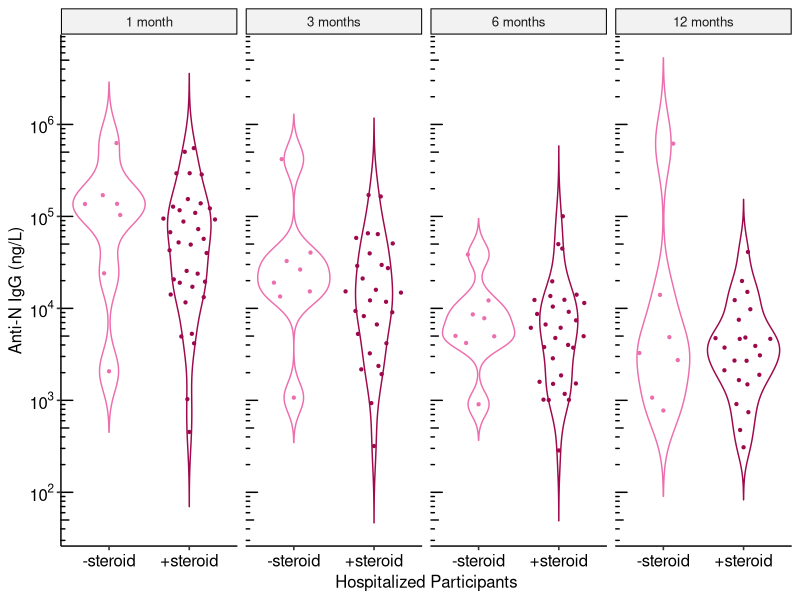
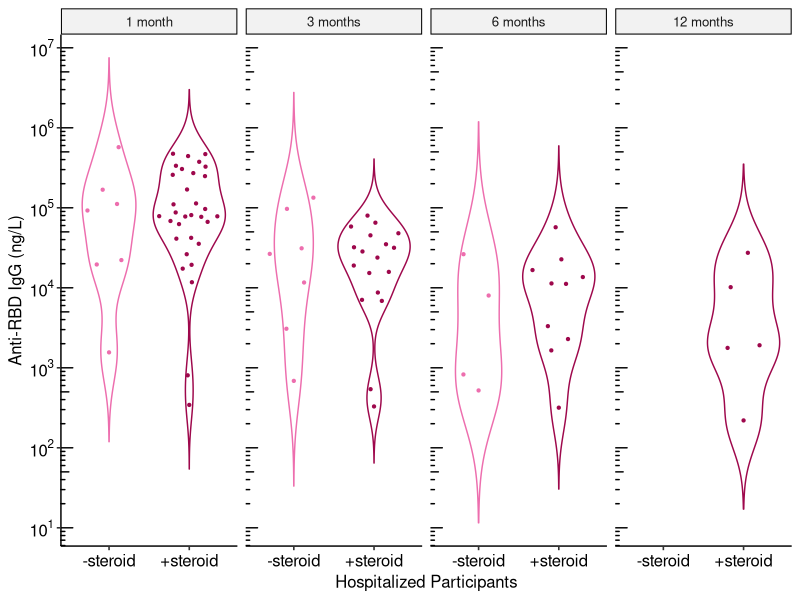
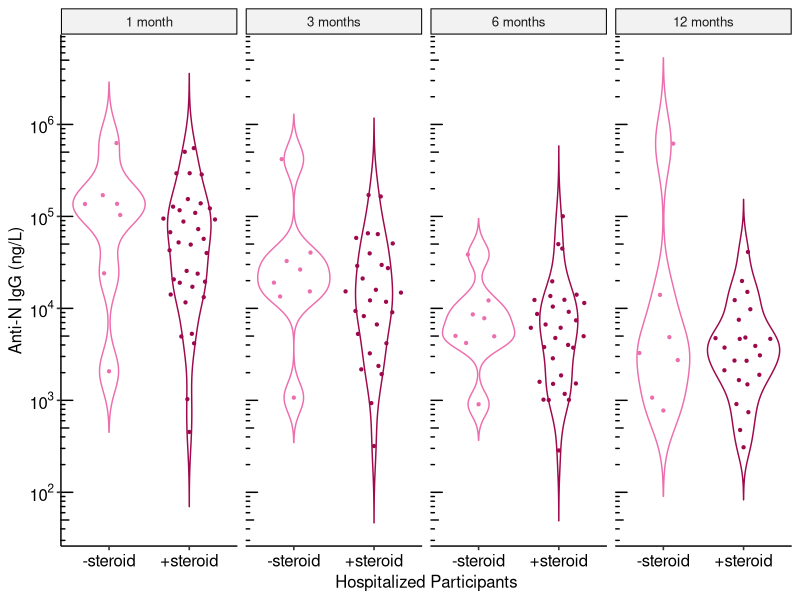
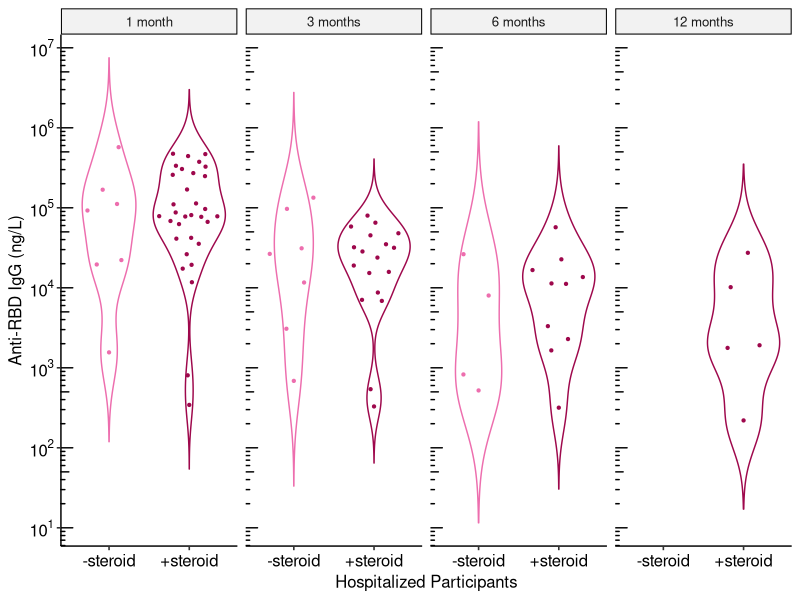

Write R code to recreate these figures, in order. (Note: this script raises an error after producing the figures.)
## ---- chunk 1
library(tidyverse)
library(ggpubr)
library(ggbeeswarm)
## ---- chunk 2
setwd('/stor/work/Ehrlich_COVID19/analysis/APH')
combined_df_annotated <- read_csv('./data/combined_df_annotated_2023-05-09.csv')
combined_df_annotated$peak_severity  <- factor(combined_df_annotated$peak_severity,
                                               levels = c("Control",
                                                          "Asymptomatic",
                                                          "Mild", 
                                                          "Severe",
                                                          "Critical"))

steroid_status <- c("+steroid" = "#9e084c",
                    "-steroid" = "#ed6eae")

output_dir <- "../output/"

## ---- chunk 3

## filter for non-reinfected and severe/critical only (drop other factor levels)
data <- combined_df_annotated %>% 
  filter(re_infection == FALSE, 
         !(peak_severity %in% c("Control","Asymptomatic","Mild")))
data$peak_severity <- droplevels(data$peak_severity)

timepoints = c(1,3,6,12)

## ---- chunk 4
## Initialize a data frame to store sample size information
sample_sizes <- data.frame(
  Target = character(),
  Month = character(),
  Peak_Severity = character(),
  Sample_Size = integer(),
  stringsAsFactors = FALSE
)

## List to store plots
fig.list <- list()

## New facet label names for 'month' variable
month.labs <- c("1 month", "3 months", "6 months", "12 months")
names(month.labs) <- c("1", "3", "6", "12")

## Loop through each target to create violin plots with sub-violins for severity
for (target in unique(data$assay)) {
  active_data <- data %>% 
    filter(month %in% timepoints) %>% 
    filter(assay == target)

  ## Filter out samples after vaccination for 'rbd'
  if (target == "rbd") {
    active_data <- active_data %>% 
      filter(collection_before_vax1 == TRUE)
  }
  
  ## calc sample size
  panel_sample_sizes <- active_data %>%
  group_by(month, immunosuppression_med_reviewed) %>%
  dplyr::summarize(Sample_Size = n(), .groups = 'drop') %>%
  mutate(Target = target)
sample_sizes <- rbind(sample_sizes, panel_sample_sizes)

  ## Create the violin plot with sub-violins for each severity group
  p <- active_data %>% 
    mutate(steroid = 
             ifelse(immunosuppression_med_reviewed == TRUE, "+steroid", "-steroid")) %>% 
    ggplot(aes(x = steroid, y = abs_conc_excel, color = steroid)) + 
    theme_pubr() +
    geom_violin(trim = FALSE) +  # Violin plots
    geom_quasirandom(size = 0.8) +  # Optional: Add individual data points
    scale_color_manual(values = steroid_status) +
    scale_y_log10(breaks = scales::trans_breaks("log10", function(x) 10^x), 
                  labels = scales::trans_format("log10", scales::math_format(10^.x))) +
    annotation_logticks(sides = "l", size = 0.08) + # Adjust line thickness here
    labs(x = "Hospitalized Participants", 
         y = ifelse(target == "nuc", "Anti-N IgG (ng/L)", "Anti-RBD IgG (ng/L)")) +
    facet_grid(~month, labeller = labeller(month = month.labs)) +
    theme(legend.title = element_blank(), legend.position = "none")

  ## Save the plot
  ggsave(paste0(output_dir, "f6_", target, ".pdf"), 
         plot = p, width = 10, height = 4, units = "in")
  
  fig.list <- c(fig.list, list(p))
}

# Return the list of plots
fig.list

write_csv(sample_sizes, paste0(output_dir,"f6_nuc_rbd_samplesizes.csv"))
## ---- chunk 5
ggarrange(plotlist = fig.list[1:2], nrow = 2, ncol =1, common.legend = T, labels = c("a", "b"))

ggsave(paste0(output_dir,"f6_all_panels_assembled.pdf"), width = 8, height = 5.5, units = "in")
